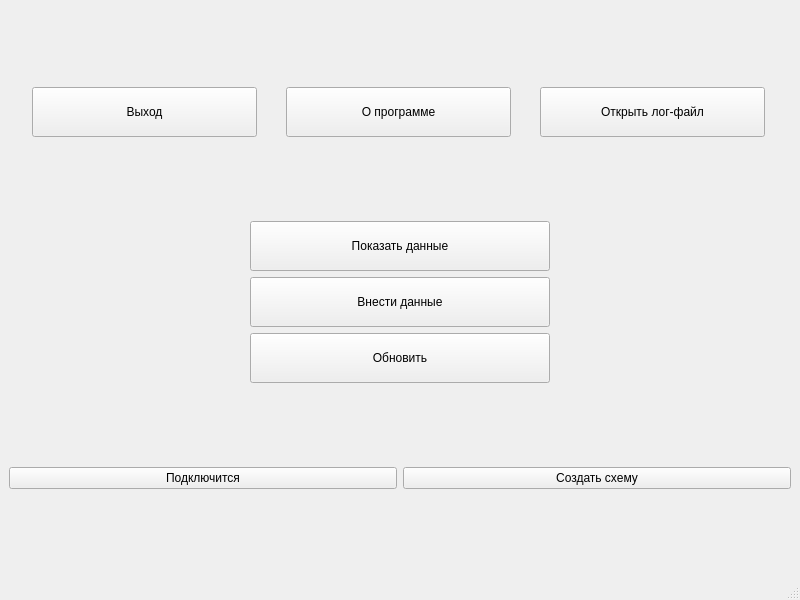
<?xml version="1.0" encoding="UTF-8"?>
<ui version="4.0">
 <class>MainWindow</class>
 <widget class="QMainWindow" name="MainWindow">
  <property name="geometry">
   <rect>
    <x>0</x>
    <y>0</y>
    <width>800</width>
    <height>600</height>
   </rect>
  </property>
  <property name="windowTitle">
   <string>MainWindow</string>
  </property>
  <property name="layoutDirection">
   <enum>Qt::LayoutDirection::LeftToRight</enum>
  </property>
  <widget class="QWidget" name="centralwidget">
   <layout class="QVBoxLayout" name="verticalLayout_2">
    <item>
     <layout class="QHBoxLayout" name="horizontalLayout">
      <item>
       <widget class="QPushButton" name="btnExit">
        <property name="minimumSize">
         <size>
          <width>225</width>
          <height>0</height>
         </size>
        </property>
        <property name="maximumSize">
         <size>
          <width>200</width>
          <height>50</height>
         </size>
        </property>
        <property name="text">
         <string>Выход</string>
        </property>
       </widget>
      </item>
      <item>
       <widget class="QPushButton" name="btnAbout">
        <property name="minimumSize">
         <size>
          <width>225</width>
          <height>0</height>
         </size>
        </property>
        <property name="maximumSize">
         <size>
          <width>225</width>
          <height>50</height>
         </size>
        </property>
        <property name="text">
         <string>О программе</string>
        </property>
       </widget>
      </item>
      <item>
       <widget class="QPushButton" name="btnOpenLog">
        <property name="minimumSize">
         <size>
          <width>225</width>
          <height>0</height>
         </size>
        </property>
        <property name="maximumSize">
         <size>
          <width>225</width>
          <height>50</height>
         </size>
        </property>
        <property name="text">
         <string>Открыть лог-файл</string>
        </property>
       </widget>
      </item>
     </layout>
    </item>
    <item>
     <layout class="QHBoxLayout" name="horizontalLayout_3">
      <item>
       <spacer name="horizontalSpacer">
        <property name="orientation">
         <enum>Qt::Orientation::Horizontal</enum>
        </property>
        <property name="sizeHint" stdset="0">
         <size>
          <width>40</width>
          <height>20</height>
         </size>
        </property>
       </spacer>
      </item>
      <item>
       <layout class="QVBoxLayout" name="verticalLayout_3">
        <item>
         <widget class="QPushButton" name="btnShowData">
          <property name="minimumSize">
           <size>
            <width>300</width>
            <height>50</height>
           </size>
          </property>
          <property name="text">
           <string>Показать данные</string>
          </property>
         </widget>
        </item>
        <item>
         <widget class="QPushButton" name="btnEnterData">
          <property name="minimumSize">
           <size>
            <width>0</width>
            <height>50</height>
           </size>
          </property>
          <property name="text">
           <string>Внести данные</string>
          </property>
         </widget>
        </item>
        <item>
         <widget class="QPushButton" name="btnUpdate">
          <property name="minimumSize">
           <size>
            <width>0</width>
            <height>50</height>
           </size>
          </property>
          <property name="text">
           <string>Обновить</string>
          </property>
         </widget>
        </item>
       </layout>
      </item>
      <item>
       <spacer name="horizontalSpacer_2">
        <property name="orientation">
         <enum>Qt::Orientation::Horizontal</enum>
        </property>
        <property name="sizeHint" stdset="0">
         <size>
          <width>40</width>
          <height>20</height>
         </size>
        </property>
       </spacer>
      </item>
     </layout>
    </item>
    <item>
     <layout class="QHBoxLayout" name="horizontalLayout_2">
      <item>
       <widget class="QPushButton" name="btnConnect">
        <property name="text">
         <string>Подключится</string>
        </property>
       </widget>
      </item>
      <item>
       <widget class="QPushButton" name="btnCreateSchema">
        <property name="text">
         <string>Создать схему</string>
        </property>
       </widget>
      </item>
     </layout>
    </item>
   </layout>
  </widget>
  <widget class="QMenuBar" name="menubar">
   <property name="geometry">
    <rect>
     <x>0</x>
     <y>0</y>
     <width>800</width>
     <height>33</height>
    </rect>
   </property>
  </widget>
  <widget class="QStatusBar" name="statusbar"/>
 </widget>
 <resources/>
 <connections/>
</ui>
